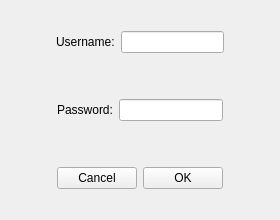
<?xml version="1.0" encoding="UTF-8"?>
<ui version="4.0">
 <class>input_key</class>
 <widget class="QWidget" name="input_key">
  <property name="geometry">
   <rect>
    <x>0</x>
    <y>0</y>
    <width>280</width>
    <height>220</height>
   </rect>
  </property>
  <property name="minimumSize">
   <size>
    <width>280</width>
    <height>220</height>
   </size>
  </property>
  <property name="maximumSize">
   <size>
    <width>280</width>
    <height>220</height>
   </size>
  </property>
  <property name="windowTitle">
   <string>Form</string>
  </property>
  <layout class="QVBoxLayout" name="verticalLayout">
   <item>
    <widget class="QWidget" name="widget" native="true">
     <layout class="QHBoxLayout" name="horizontalLayout">
      <item>
       <spacer name="horizontalSpacer">
        <property name="orientation">
         <enum>Qt::Horizontal</enum>
        </property>
        <property name="sizeHint" stdset="0">
         <size>
          <width>40</width>
          <height>20</height>
         </size>
        </property>
       </spacer>
      </item>
      <item>
       <widget class="QLabel" name="user_label">
        <property name="text">
         <string>Username:</string>
        </property>
       </widget>
      </item>
      <item>
       <widget class="QLineEdit" name="user_text"/>
      </item>
      <item>
       <spacer name="horizontalSpacer_2">
        <property name="orientation">
         <enum>Qt::Horizontal</enum>
        </property>
        <property name="sizeHint" stdset="0">
         <size>
          <width>40</width>
          <height>20</height>
         </size>
        </property>
       </spacer>
      </item>
     </layout>
    </widget>
   </item>
   <item>
    <widget class="QWidget" name="widget_2" native="true">
     <layout class="QHBoxLayout" name="horizontalLayout_2">
      <item>
       <spacer name="horizontalSpacer_3">
        <property name="orientation">
         <enum>Qt::Horizontal</enum>
        </property>
        <property name="sizeHint" stdset="0">
         <size>
          <width>40</width>
          <height>20</height>
         </size>
        </property>
       </spacer>
      </item>
      <item>
       <widget class="QLabel" name="password_label">
        <property name="text">
         <string>Password:</string>
        </property>
       </widget>
      </item>
      <item>
       <widget class="QLineEdit" name="password_text">
        <property name="echoMode">
         <enum>QLineEdit::Password</enum>
        </property>
       </widget>
      </item>
      <item>
       <spacer name="horizontalSpacer_4">
        <property name="orientation">
         <enum>Qt::Horizontal</enum>
        </property>
        <property name="sizeHint" stdset="0">
         <size>
          <width>40</width>
          <height>20</height>
         </size>
        </property>
       </spacer>
      </item>
     </layout>
    </widget>
   </item>
   <item>
    <widget class="QWidget" name="widget_3" native="true">
     <layout class="QHBoxLayout" name="horizontalLayout_3">
      <item>
       <spacer name="horizontalSpacer_5">
        <property name="orientation">
         <enum>Qt::Horizontal</enum>
        </property>
        <property name="sizeHint" stdset="0">
         <size>
          <width>40</width>
          <height>20</height>
         </size>
        </property>
       </spacer>
      </item>
      <item>
       <widget class="QPushButton" name="cancel_btn">
        <property name="text">
         <string>Cancel</string>
        </property>
       </widget>
      </item>
      <item>
       <widget class="QPushButton" name="ok_btn">
        <property name="text">
         <string>OK</string>
        </property>
       </widget>
      </item>
      <item>
       <spacer name="horizontalSpacer_6">
        <property name="orientation">
         <enum>Qt::Horizontal</enum>
        </property>
        <property name="sizeHint" stdset="0">
         <size>
          <width>40</width>
          <height>20</height>
         </size>
        </property>
       </spacer>
      </item>
     </layout>
    </widget>
   </item>
  </layout>
 </widget>
 <resources/>
 <connections/>
</ui>
